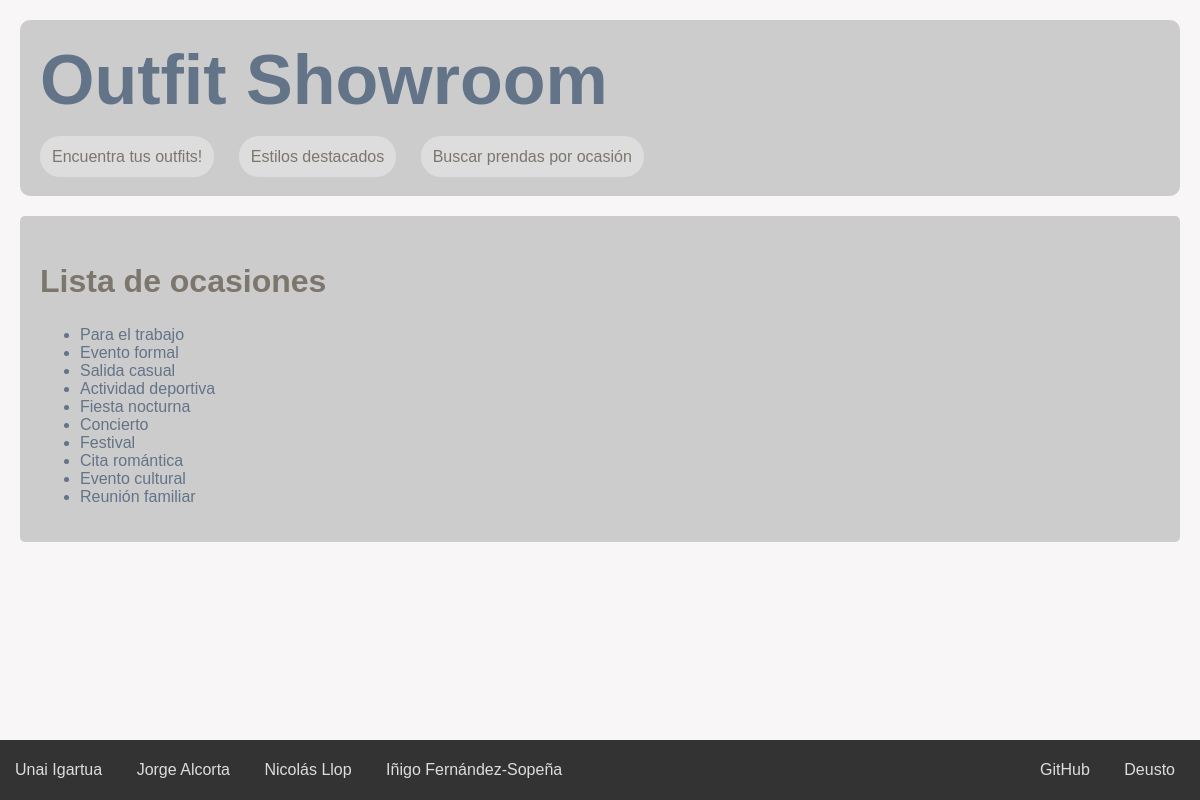
/es/ocasiones, run on the app's committed database.
### appOutfitShowroom/models.py (models this page shows, shortened)
class Ocasion(models.Model):
    def get_nombre(self):
        return self.nombre_en if get_language() == 'en' else self.nombre
    nombre = models.CharField(max_length=50)
    nombre_en = models.CharField(max_length=50, blank=True)

### appOutfitShowroom/views.py (the view)
# urls.py: path('ocasiones', views.ocasiones, name='ocasiones'),
def ocasiones(request):
	ocasiones = get_list_or_404(Ocasion.objects.all())
	context = {
		'titulo_pagina': "Ocasiones",
		'ocasiones': ocasiones
	}
	return render(request, 'ocasiones.html', context)

### appOutfitShowroom/templates/ocasiones.html
{% extends "base.html" %}
{% load static %}
{%load i18n%}
{% block contenido %}
<h2>{% trans "Lista de ocasiones" %}</h2>
{% if ocasiones %}
	<ul>
	{% for o in ocasiones %}
		<li>
		    <a href="{% url 'detalle_ocasion' o.id %}">{{ o.get_nombre}}</a>
		</li>
	{% endfor %}
	</ul>
{% else %}
<p>{% trans "No hay ocasiones creadas." %}</p>
{% endif %}
{% endblock %}

### appOutfitShowroom/static/css/estilos.css (style rules this page uses)
:root { margin: 0; padding: 0; --primary-color: #f9f6f8; --secondary-color: #CCCCCC; --secondary-off-color: #DDDDDD; --accent-color: #7c766d; --text-color: #637388; --border-color: #333; }
body { margin: 0; padding: 0; font-family: 'Arial', sans-serif; background-color: var(--primary-color); color: var(--text-color); }
a { color: var(--text-color); text-decoration: none; }
h2 { font-size: 32px; color: var(--accent-color); }

### data on the page
Ocasion: get_nombre "Para el trabajo"
Ocasion: get_nombre "Evento formal"
Ocasion: get_nombre "Salida casual"
Ocasion: get_nombre "Actividad deportiva"
Ocasion: get_nombre "Fiesta nocturna"
Ocasion: get_nombre "Concierto"
Ocasion: get_nombre "Festival"
Ocasion: get_nombre "Cita romántica"
Ocasion: get_nombre "Evento cultural"
Ocasion: get_nombre "Reunión familiar"
